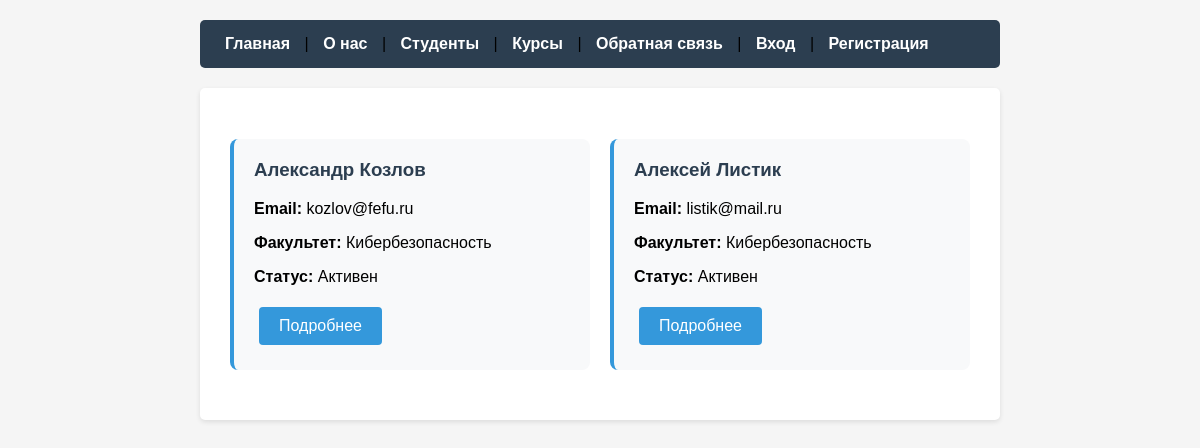
The page /students/ on the database its author committed.
### fefu_lab/models.py (models this page shows, shortened)
class Profile(models.Model):
    ROLE_CHOICES = [
        ('STUDENT', 'Студент'),
        ('TEACHER', 'Преподаватель'),
        ('ADMIN', 'Администратор'),
    ]
    FACULTY_CHOICES = [
        ('CS', 'Кибербезопасность'),
        ('SE', 'Программная инженерия'),
        ('IT', 'Информационные технологии'),
        ('DS', 'Наука о данных'),
        ('WEB', 'Веб-технологии'),
    ]
    ADMIN_LEVEL_CHOICES = [
        ('MODERATOR', 'Модератор'),
        ('MANAGER', 'Менеджер'),
        ('SUPER_ADMIN', 'Супер-админ'),
    ]
    user = models.OneToOneField(
        User,
        on_delete=models.CASCADE,
        related_name='profile',
        verbose_name='Пользователь'
    )
    role = models.CharField(
        max_length=10,
        choices=ROLE_CHOICES,
        default='STUDENT',
        verbose_name='Роль'
    )
    avatar = models.ImageField(
        upload_to='avatars/',
        null=True,
        blank=True,
        verbose_name='Аватар'
    )
    phone = models.CharField(
        max_length=20,
        null=True,
        blank=True,
        verbose_name='Телефон'
    )
    bio = models.TextField(
        null=True,
        blank=True,
        verbose_name='О себе'
    )
    student_id = models.CharField(
        max_length=20,
        unique=True,
        null=True,
        blank=True,
        verbose_name='Студенческий билет'
    )
    birth_date = models.DateField(
        null=True,
        blank=True,
        verbose_name='Дата рождения'
    )
    faculty = models.CharField(
        max_length=3,
        choices=FACULTY_CHOICES,
        null=True,
        blank=True,
        verbose_name='Факультет'
    )
    year_of_study = models.PositiveIntegerField(
        null=True,
        blank=True,
        verbose_name='Курс обучения',
        validators=[MinValueValidator(1), MaxValueValidator(6)]
    )
    specialization = models.CharField(
        max_length=200,
        null=True,
        blank=True,
        verbose_name='Специализация'
    )
    degree = models.CharField(
        max_length=100,
        blank=True,
        verbose_name='Ученая степень'
    )
    academic_rank = models.CharField(
        max_length=100,
        blank=True,
        verbose_name='Ученое звание'
    )
    department = models.CharField(
        max_length=200,
        blank=True,
        verbose_name='Кафедра'
    )
    office = models.CharField(
        max_length=50,
        blank=True,
        verbose_name='Кабинет'
    )
    admin_level = models.CharField(
        max_length=50,
        choices=ADMIN_LEVEL_CHOICES,
        null=True,
        blank=True,
        verbose_name='Уровень доступа'
    )
    is_active = models.BooleanField(default=True, verbose_name='Активен')
    created_at = models.DateTimeField(auto_now_add=True, verbose_name='Дата создания')
    updated_at = models.DateTimeField(auto_now=True, verbose_name='Дата обновления')
    class Meta:
        verbose_name = 'Профиль'
        verbose_name_plural = 'Профили'
        ordering = ['user__last_name', 'user__first_name']
        db_table = 'profiles'
    @property
    def full_name(self):
        return self.user.get_full_name()
    @property
    def email(self):
        return self.user.email

### fefu_lab/views.py (the view)
# urls.py: path('students/', views.student_list, name='student_list'),
def student_list(request):
    students = Profile.objects.filter(role='STUDENT', is_active=True).order_by('user__last_name')
    return render(request, 'fefu_lab/student_list.html', {'students': students})

### fefu_lab/templates/fefu_lab/student_list.html (shortened to what this page needs)
{% extends "fefu_lab/base.html" %}
{% block content %}
<div class="students-grid">
    {% for student in students %}
    <div class="student-card">
        <h3>{{ student.full_name }}</h3>
        <p><strong>Email:</strong> {{ student.email }}</p>
        <p><strong>Факультет:</strong> {{ student.get_faculty_display }}</p>
        <p><strong>Статус:</strong> {% if student.is_active %}Активен{% else %}Неактивен{% endif %}</p>
        <a href="{% url 'student_detail' student.pk %}" class="btn">Подробнее</a>
    </div>
    {% empty %}
    <p>Нет активных студентов.</p>
    {% endfor %}
</div>
{% endblock %}

### fefu_lab/static/fefu_lab/css/style.css (style rules this page uses)
body { font-family: Arial, sans-serif; max-width: 800px; margin: 0 auto; padding: 20px; background-color: #f5f5f5; }
.students-grid, .courses-grid { display: grid; grid-template-columns: repeat(auto-fill, minmax(300px, 1fr)); gap: 20px; margin: 20px 0; }
.student-card, .course-card { background-color: #f8f9fa; padding: 20px; border-radius: 8px; border-left: 4px solid #3498db; }
.student-card h3, .course-card h3 { margin-top: 0; color: #2c3e50; }
.btn { display: inline-block; background-color: #3498db; color: white; padding: 10px 20px; text-decoration: none; border-radius: 4px; margin: 5px; }

### rows shown on the page
Profile: full_name "Александр Козлов", email "kozlov@fefu.ru", faculty "Кибербезопасность", is_active "Активен"
Profile: full_name "Алексей Листик", email "listik@mail.ru", faculty "Кибербезопасность", is_active "Активен"
